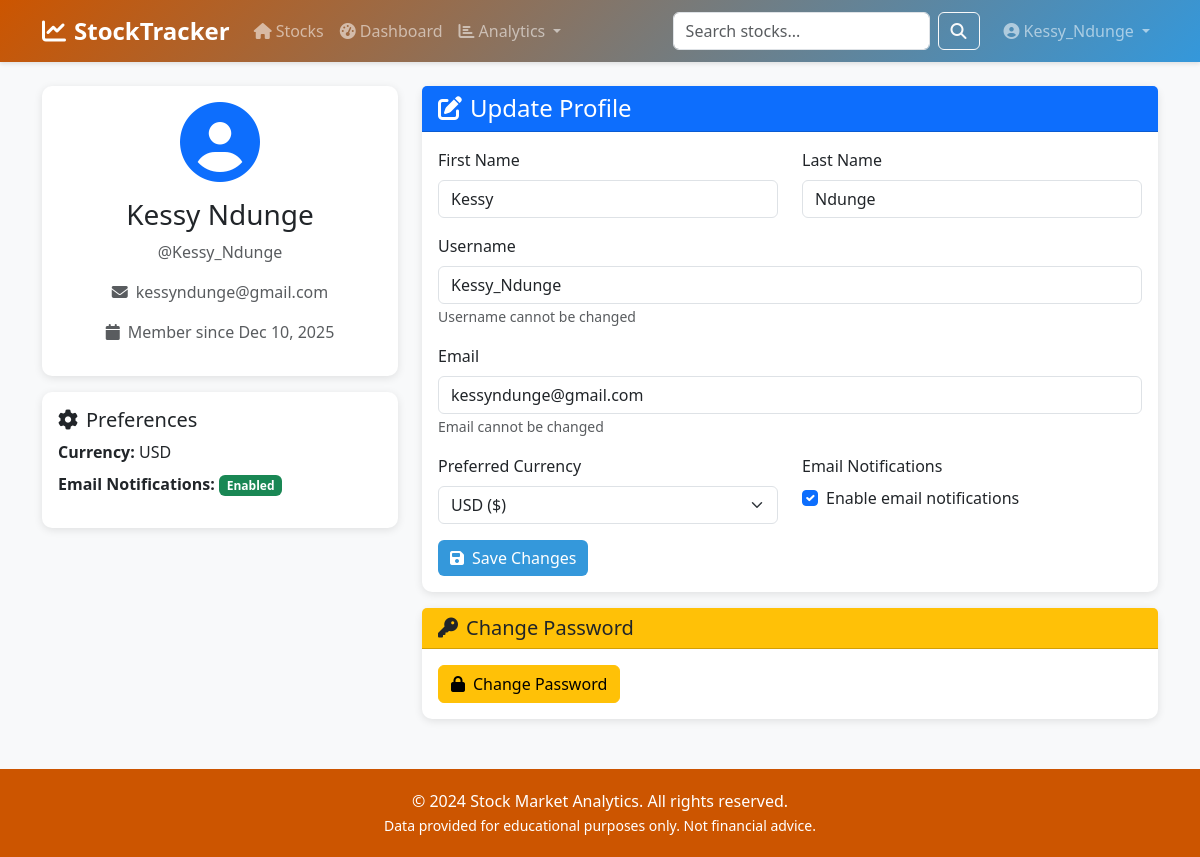
/profile/ (signed in), run on the app's committed database.
### users/models.py (models this page shows, shortened)
class User(AbstractBaseUser, PermissionsMixin):
    email = models.EmailField(unique=True, max_length=255)
    username = models.CharField(max_length=150, unique=True)
    first_name = models.CharField(max_length=150, blank=True)
    last_name = models.CharField(max_length=150, blank=True)
    is_active = models.BooleanField(default=True)
    is_staff = models.BooleanField(default=False)
    is_superuser = models.BooleanField(default=False)
    date_joined = models.DateTimeField(default=timezone.now)
    last_login = models.DateTimeField(blank=True, null=True)
    preferred_currency = models.CharField(max_length=10, default="USD")
    email_notifications = models.BooleanField(default=True)
    objects = UserManager()
    USERNAME_FIELD = "email"
    REQUIRED_FIELDS = ["username"]
    class Meta:
        db_table = "users"
        verbose_name = "User"
        verbose_name_plural = "Users"
    def get_full_name(self):
        return f"{self.first_name} {self.last_name}".strip() or self.username

### users/views.py (the view)
# urls.py: path('profile/', views.profile_view, name='profile'),
@login_required
def profile_view(request):
    if request.method == 'POST':
        form = UserUpdateForm(request.POST, instance=request.user)
        if form.is_valid():
            form.save()
            messages.success(request, 'Your profile has been updated!')
            return redirect('users:profile')
    else:
        form = UserUpdateForm(instance=request.user)
    return render(request, 'users/profile.html', {'form': form})

### users/forms.py
class UserUpdateForm(forms.ModelForm):
    class Meta:
        model = User
        fields = ('first_name', 'last_name', 'preferred_currency', 'email_notifications')
        widgets = {
            'first_name': forms.TextInput(attrs={'class': 'form-control'}),
            'last_name': forms.TextInput(attrs={'class': 'form-control'}),
            'preferred_currency': forms.Select(attrs={'class': 'form-select'}),
            'email_notifications': forms.CheckboxInput(attrs={'class': 'form-check-input'}),
        }

### templates/users/profile.html (shortened to what this page needs)
{% extends 'base/base.html' %}
{% block content %}
<div class="row">
    <div class="col-md-4 mb-4">
        <div class="card">
            <div class="card-body text-center">
                <div class="mb-3">
                    <i class="fas fa-user-circle fa-5x text-primary"></i>
                </div>
                <h3 class="card-title">{{ user.get_full_name|default:user.username }}</h3>
                <p class="text-muted">@{{ user.username }}</p>
                <p class="text-muted">
                    <i class="fas fa-envelope me-2"></i>{{ user.email }}
                </p>
                <p class="text-muted">
                    <i class="fas fa-calendar me-2"></i>Member since {{ user.date_joined|date:"M d, Y" }}
                </p>
            </div>
        </div>
        <div class="card mt-3">
            <div class="card-body">
                <h5 class="card-title">
                    <i class="fas fa-cog me-2"></i>Preferences
                </h5>
                <ul class="list-unstyled">
                    <li class="mb-2">
                        <strong>Currency:</strong> {{ user.preferred_currency }}
                    </li>
                    <li class="mb-2">
                        <strong>Email Notifications:</strong>
                        {% if user.email_notifications %}
                        <span class="badge bg-success">Enabled</span>
                        {% else %}
                        <span class="badge bg-secondary">Disabled</span>
                        {% endif %}
                    </li>
                </ul>
            </div>
        </div>
    </div>
    <div class="col-md-8">
        <div class="card">
            <div class="card-header bg-primary text-white">
                <h4 class="mb-0">
                    <i class="fas fa-edit me-2"></i>Update Profile
                </h4>
            </div>
            <div class="card-body">
                <form method="post">
                    <div class="row">
                        <div class="col-md-6 mb-3">
                            <label for="id_first_name" class="form-label">First Name</label>
                            <input type="text" class="form-control" id="id_first_name"
                                   name="first_name" value="{{ user.first_name }}">
                        </div>
                        <div class="col-md-6 mb-3">
                            <label for="id_last_name" class="form-label">Last Name</label>
                            <input type="text" class="form-control" id="id_last_name"
                                   name="last_name" value="{{ user.last_name }}">
                        </div>
                    </div>
                    <div class="mb-3">
                        <label for="id_username" class="form-label">Username</label>
                        <input type="text" class="form-control" id="id_username"
                               name="username" value="{{ user.username }}" readonly>
                        <small class="form-text text-muted">Username cannot be changed</small>
                    </div>
                    <div class="mb-3">
                        <label for="id_email" class="form-label">Email</label>
                        <input type="email" class="form-control" id="id_email"
                               name="email" value="{{ user.email }}" readonly>
                        <small class="form-text text-muted">Email cannot be changed</small>
                    </div>
                    <div class="row">
                        <div class="col-md-6 mb-3">
                            <label for="id_preferred_currency" class="form-label">Preferred Currency</label>
                            <select class="form-select" id="id_preferred_currency" name="preferred_currency">
                                <option value="USD" {% if user.preferred_currency == 'USD' %}selected{% endif %}>USD ($)</option>
                            </select>
                        </div>
                        <div class="col-md-6 mb-3">
                            <label class="form-label">Email Notifications</label>
                            <div class="form-check">
                                <input class="form-check-input" type="checkbox"
                                       id="id_email_notifications" name="email_notifications"
                                       {% if user.email_notifications %}checked{% endif %}>
                                <label class="form-check-label" for="id_email_notifications">
                                    Enable email notifications
                                </label>
                            </div>
                        </div>
                    </div>
                    <button type="submit" class="btn btn-primary">
                        <i class="fas fa-save me-2"></i>Save Changes
                    </button>
                </form>
            </div>
        </div>
        <div class="card mt-3">
            <div class="card-header bg-warning">
                <h5 class="mb-0">
                    <i class="fas fa-key me-2"></i>Change Password
                </h5>
            </div>
            <div class="card-body">
                <a href="{% url 'users:password_change' %}" class="btn btn-warning">
                    <i class="fas fa-lock me-2"></i>Change Password
                </a>
            </div>
        </div>
    </div>
</div>
{% endblock %}

### templates/base/base.html (shortened to what this page needs)
<!DOCTYPE html>
<html lang="en">
<head>
    <link href="https://cdn.jsdelivr.net/npm/bootstrap@5.3.0/dist/css/bootstrap.min.css" rel="stylesheet">
    <link rel="stylesheet" href="https://cdnjs.cloudflare.com/ajax/libs/font-awesome/6.4.0/css/all.min.css">
</head>
<body>
    <nav class="navbar navbar-expand-lg navbar-dark">
        <div class="container">
            <a class="navbar-brand" href="{% url 'stocks:stock_list' %}">
                <i class="fas fa-chart-line me-2"></i>StockTracker
            </a>
            <div class="collapse navbar-collapse" id="navbarNav">
                <ul class="navbar-nav me-auto">
                    <li class="nav-item">
                        <a class="nav-link" href="{% url 'stocks:stock_list' %}">
                            <i class="fas fa-home me-1"></i>Stocks
                        </a>
                    </li>
                    {% if user.is_authenticated %}
                    <li class="nav-item">
                        <a class="nav-link" href="{% url 'stocks:dashboard' %}">
                            <i class="fas fa-tachometer-alt me-1"></i>Dashboard
                        </a>
                    </li>
                    <li class="nav-item dropdown">
                        <a class="nav-link dropdown-toggle" href="#" id="analyticsDropdown" role="button" data-bs-toggle="dropdown">
                            <i class="fas fa-chart-bar me-1"></i>Analytics
                        </a>
                    </li>
                    {% endif %}
                </ul>
                <form class="d-flex me-3" method="get" action="{% url 'stocks:stock_list' %}">
                    <input class="form-control me-2" type="search" name="search" placeholder="Search stocks..." value="{{ search_query }}">
                    <button class="btn btn-outline-light" type="submit">
                        <i class="fas fa-search"></i>
                    </button>
                </form>
                <ul class="navbar-nav">
                    {% if user.is_authenticated %}
                    <li class="nav-item dropdown">
                        <a class="nav-link dropdown-toggle" href="#" id="userDropdown" role="button" data-bs-toggle="dropdown">
                            <i class="fas fa-user-circle me-1"></i>{{ user.username }}
                        </a>
                    </li>
                    {% endif %}
                </ul>
            </div>
        </div>
    </nav>
    <main class="container my-4">
        {% block content %}{% endblock %}
    </main>
    <footer class="text-center">
        <div class="container">
            <p class="mb-0">&copy; 2024 Stock Market Analytics. All rights reserved.</p>
            <p class="mb-0">
                <small>Data provided for educational purposes only. Not financial advice.</small>
            </p>
        </div>
    </footer>
</body>
</html>

### templates/base/base.html (style rules this page uses)
:root { --primary-color: #cc5500; --secondary-color: #3498db; --success-color: #27ae60; --danger-color: #e74c3c; --warning-color: #f39c12; }
body { font-family: 'Segoe UI', Tahoma, Geneva, Verdana, sans-serif; background-color: #f8f9fa; }
.navbar { background: linear-gradient(135deg, var(--primary-color) 0%, var(--secondary-color) 100%); box-shadow: 0 2px 4px rgba(0,0,0,0.1); }
.navbar-brand { font-weight: bold; font-size: 1.5rem; }
.card { border: none; border-radius: 10px; box-shadow: 0 2px 8px rgba(0,0,0,0.1); transition: transform 0.2s; }
.btn-primary { background-color: var(--secondary-color); border: none; }
footer { background-color: var(--primary-color); color: white; padding: 20px 0; margin-top: 50px; }

### data on the page
User: username "Kessy_Ndunge", get_full_name "Kessy Ndunge", email "kessyndunge@gmail.com", date_joined "Dec 10, 2025", preferred_currency "USD", first_name "Kessy", last_name "Ndunge", preferred_currency "USD ($)", email_notifications "☑"
